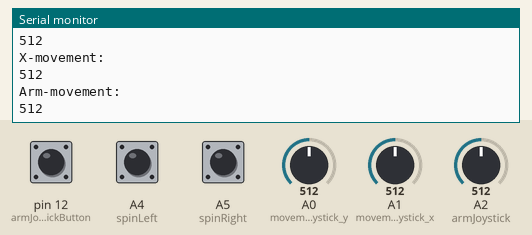
The sketch below on a simulated Arduino Uno, built with avr-gcc and run on an emulated ATmega328P. Shown: the last lines printed to the serial monitor. The inputs (shaded band) are chosen by the test bench; at power-on: pin 12 (armJoystickButton) LOW, A4 (spinLeft) HIGH, A5 (spinRight) HIGH, A0 (movementJoystick_y) = 512, A1 (movementJoystick_x) = 512, A2 (armJoystick) = 512.

Above: at 1.8 s.
1.9 s: pin 12 (armJoystickButton) pulled HIGH for 1.25 s
4.6 s: A4 (spinLeft) pulled LOW for 1.25 s
7.3 s: A5 (spinRight) pulled LOW for 1.25 s
10.0 s: A0 (movementJoystick_y) set to 1023
14.2 s: A1 (movementJoystick_x) set to 716
At 15.2 s:
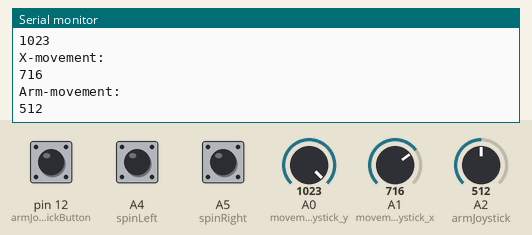
15.7 s: A2 (armJoystick) set to 306
At 16.9 s:
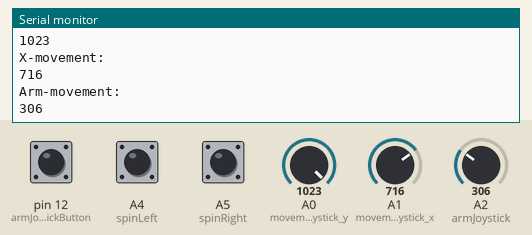
Timing chart, 0 to 18.2 s (numbered marks = the images above; inputs shaded):
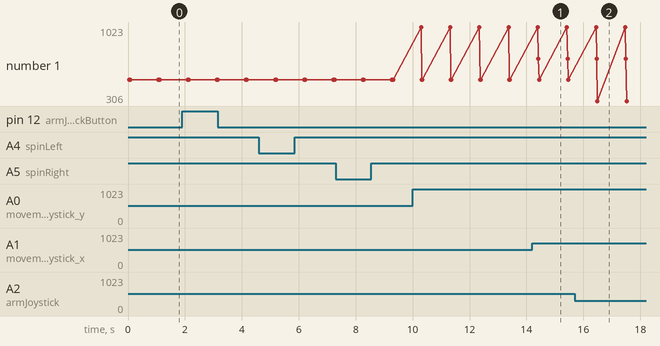

Measured:
- after the input at 14.2 s, the serial monitor: prints a new line after 0.22 s (image 1)
- after the input at 15.7 s, the serial monitor: prints a new line after 0.79 s (image 2)
- plotted number 1: 512 → 306 after the input at 15.7 s

The sketch:

controllerTest.ino
```cpp
int movementJoystick_y = A0;
int movementJoystick_x = A1;
int armJoystick = A2;
int armJoystickButton = 12;
int JoystickButtonState = 0;
int spinLeft = A4;
int spinRight = A5;
void setup(){
    pinMode(movementJoystick_y, INPUT);
    pinMode(movementJoystick_x,INPUT);
    pinMode(armJoystick,INPUT);
    pinMode(armJoystickButton,INPUT);
    pinMode(spinLeft,INPUT_PULLUP);
    pinMode(spinRight, INPUT_PULLUP);
    Serial.begin(9600);
}
void loop(){
JoystickButtonState = digitalRead(armJoystickButton);
delay(10);
if(JoystickButtonState == HIGH){
  Serial.println("Button pressed");
}
else if(JoystickButtonState == LOW){
  Serial.println("Button not pressed");
}
Serial.println("Y-movement: ");
Serial.println(analogRead(movementJoystick_y));
Serial.println("X-movement: ");
Serial.println(analogRead(movementJoystick_x));
Serial.println("Arm-movement: ");
Serial.println(analogRead(armJoystick));
delay(1000);
if(digitalRead(spinLeft)==LOW){
  Serial.println("Spinning Left");
  }else{}

if(digitalRead(spinRight) == LOW){
  Serial.println("Spinning Right");
  }else{}

}
```
